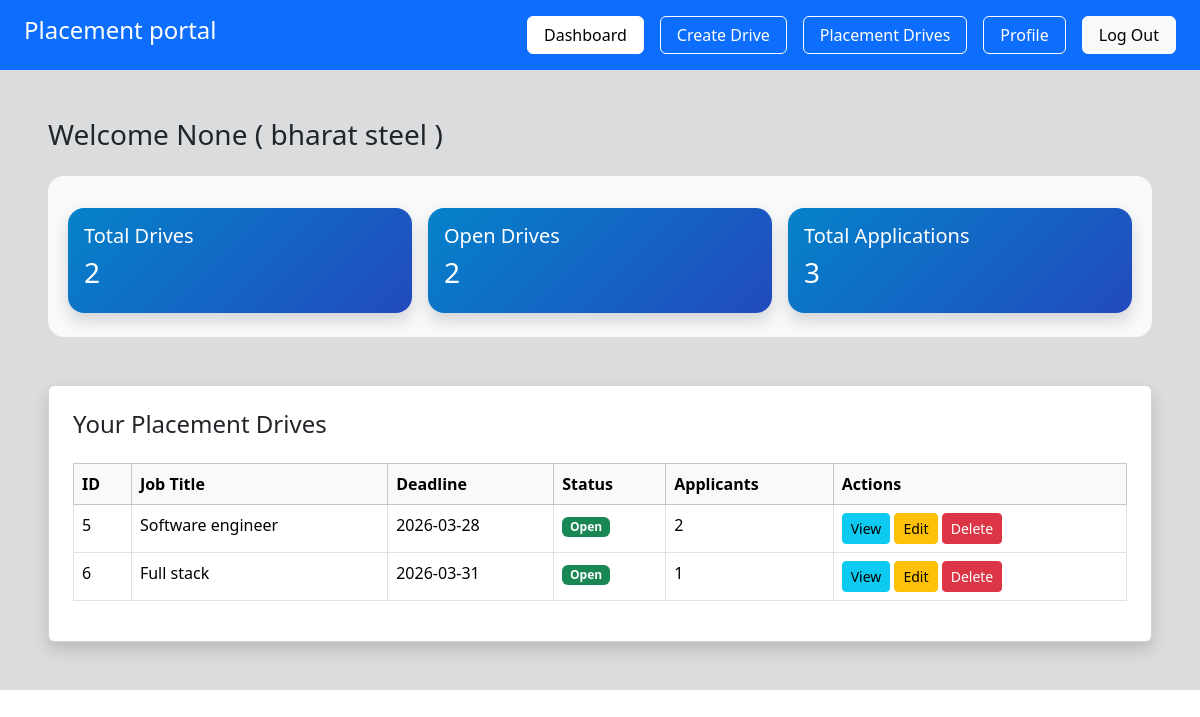
The page /company/dashboard (signed in) on the database as committed earlier.
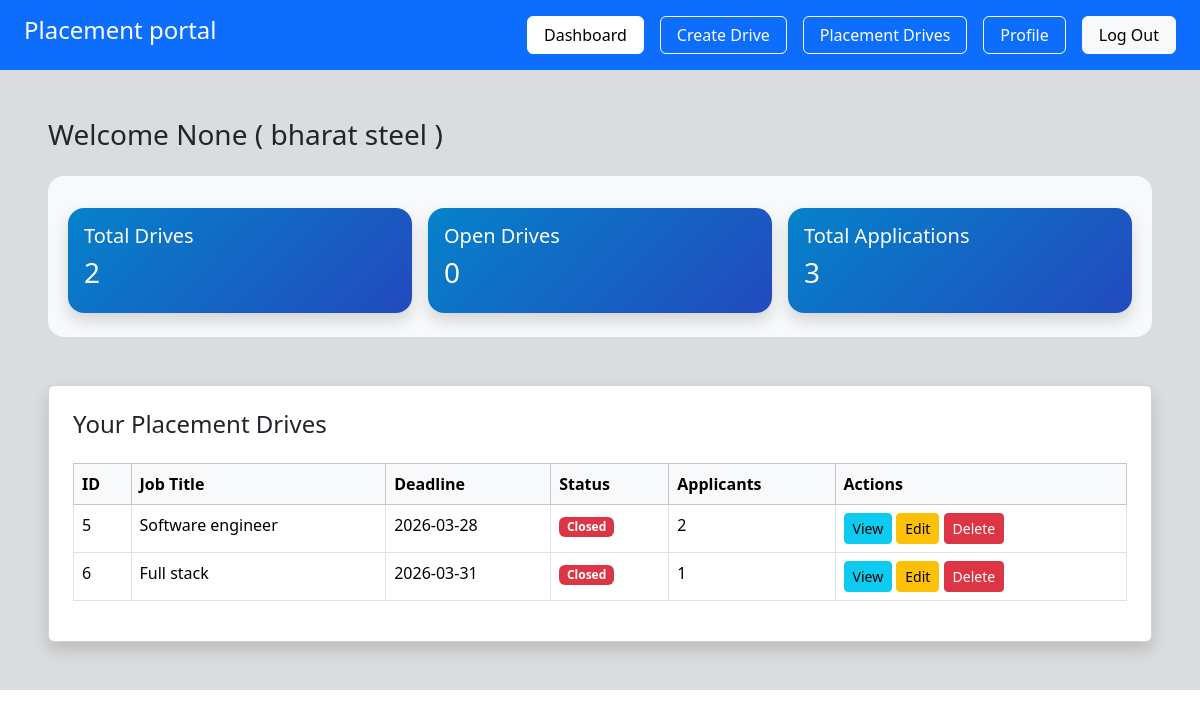
The same page on the database as committed later.
### app/models.py (models this page shows, shortened)
class PlacementDrive(db.Model):
     __tablename__ = "placement_drives"
     id = db.Column(db.Integer, primary_key=True)
     company_id = db.Column(db.Integer, db.ForeignKey("companies.id"), nullable=False)
     job_title = db.Column(db.String(150), nullable=False )
     description = db.Column(db.Text)
     eligibility= db.Column(db.String(200))
     deadline = db.Column(db.Date)
     status = db.Column(db.String(20) , default = 'pending')
     created_at  = db.Column(db.DateTime, default=datetime.utcnow)
     company= db.relationship('Company', backref='drives')
     @property
     def is_expired(self):
        if self.deadline:
            return date.today() > self.deadline
        return False
     def auto_close(self):
        if self.is_expired and self.status == 'open':
            self.status = 'closed'

### app/company/routes.py (the view)
@company.route('/company/dashboard')
@login_required
def c_company():
    if current_user.role != "company":
        return "Unauthorized", 403
    if not current_user.company:
        return "Company profile not found", 404
    comp = current_user.company
    drives = comp.drives
    total_drives = len(drives)
    open_drives = len([d for d in drives if d.status == 'open'])
    total_applications = sum(len(d.applications) for d in drives)
    for drive in comp.drives:
        drive.auto_close()
    db.session.commit()
    return render_template(
        'company/c_dashboard.html',
        comp=comp,
        drives=drives,
        total_drives=total_drives,
        open_drives=open_drives,
        total_applications=total_applications
    )

### app/__init__.py (called while the page is built)
@login_manager.user_loader
def load_user(user_id):
    from app.models import User
    return User.query.get(int(user_id))

### app/templates/company/c_dashboard.html
{% extends 'base.html' %}
{% block content %}
<div class="p-5 bg-secondary bg-opacity-25 ">
          {% if comp %}
               <h3 class="fs-3">Welcome {{comp.hr_name}} ( {{ comp.company_name }} )  </h3>
          {% else %}
               <h3>No Company Found</h3>
          {% endif %}
     <div class="bg-light p-4 rounded-4 mt-4 " >
          <div class="row g-4 pt-2 ">
          <div class="col g-3 pt-2">
               <div class="card text-white shadow rounded-4 border-0 card-body" style="background: linear-gradient(135deg,#0582ca,#224abe);" >
                    <h5>Total Drives</h5>
                    <h3>{{ total_drives }}</h3>
               </div>
          </div>
          <div class="col g-3 pt-2">
               <div class="card text-white shadow rounded-4 border-0 card-body" style="background: linear-gradient(135deg,#0582ca,#224abe);">
                    <h5>Open Drives</h5>
                    <h3>{{ open_drives }}</h3>
               </div>
          </div>
          <div class="col g-3 pt-2">
               <div class="card text-white shadow rounded-4 border-0 card-body" style="background: linear-gradient(135deg,#0582ca,#224abe);" >
                    <h5>Total Applications</h5>
                    <h3>{{ total_applications }}</h3>
               </div>
          </div>
          </div>
     </div>
          {% include 'company/drive_table.html'   %}
</div>
{% endblock %}

### app/templates/company/drive_table.html
    <div class="card shadow p-4 mt-5">
    <h4>Your Placement Drives</h4>
    {% if drives %}
        <table class="table table-bordered table-hover mt-3">
            <thead class="table-light">
                <tr>
                    <th>ID</th>
                    <th>Job Title</th>
                    <th>Deadline</th>
                    <th>Status</th>
                    <th>Applicants</th>
                    <th>Actions</th>
                </tr>
            </thead>
            <tbody>
                {% for drive in drives %}
                <tr>
                    <td>{{ drive.id }}</td>
                    <td>{{ drive.job_title }}</td>
                    <td>{{ drive.deadline }}</td>
                    <td>
                        {% if drive.status == "open" %}
                            <span class="badge bg-success">Open</span>
                        {% elif drive.status == "closed" %}
                            <span class="badge bg-danger">Closed</span>
                        {% else %}
                            <span class="badge bg-secondary">{{ drive.status }}</span>
                        {% endif %}
                    </td>
                    <td>{{ drive.applications|length }}</td>
                    <td>
                        <a href="{{ url_for('company.view_application', id=drive.id) }}" class="btn btn-info btn-sm">
                            View
                        </a>
                        <a href="{{ url_for('company.edit_drive', id=drive.id) }}" class="btn btn-warning btn-sm">
                            Edit
                        </a>
                        <form action="/company/delete-drive/{{ drive.id }}"  method="POST" style="display:inline;">
                            <button type="submit" class="btn btn-danger btn-sm" onclick="return confirm('Are you sure?')">
                                Delete
                            </button>
                        </form>
                    </td>
                </tr>
                {% endfor %}
            </tbody>
        </table>
    {% else %}
        <p class="text-muted mt-3">No placement drives created yet.</p>
    {% endif %}
</div>

Rows that differ between the two databases and show on the page:
changed PlacementDrive "Software engineer": status "Open" → "Closed"
changed PlacementDrive "Full stack": status "Open" → "Closed"
Other text that changed with them:
{{ open_drives }}: "2" → "0"
